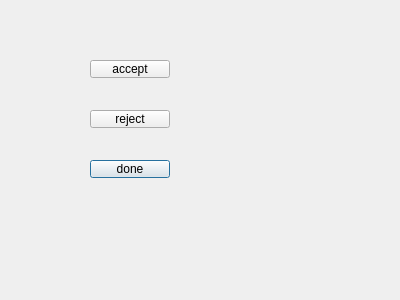
<?xml version="1.0" encoding="UTF-8"?>
<ui version="4.0">
 <class>CMyDialog</class>
 <widget class="QDialog" name="CMyDialog">
  <property name="geometry">
   <rect>
    <x>0</x>
    <y>0</y>
    <width>400</width>
    <height>300</height>
   </rect>
  </property>
  <property name="windowTitle">
   <string>Dialog</string>
  </property>
  <widget class="QPushButton" name="doneBtn">
   <property name="geometry">
    <rect>
     <x>90</x>
     <y>160</y>
     <width>80</width>
     <height>18</height>
    </rect>
   </property>
   <property name="text">
    <string>done</string>
   </property>
  </widget>
  <widget class="QPushButton" name="rejectBtn">
   <property name="geometry">
    <rect>
     <x>90</x>
     <y>110</y>
     <width>80</width>
     <height>18</height>
    </rect>
   </property>
   <property name="text">
    <string>reject</string>
   </property>
  </widget>
  <widget class="QPushButton" name="acceptBtn">
   <property name="geometry">
    <rect>
     <x>90</x>
     <y>60</y>
     <width>80</width>
     <height>18</height>
    </rect>
   </property>
   <property name="text">
    <string>accept</string>
   </property>
  </widget>
 </widget>
 <resources/>
 <connections/>
</ui>
